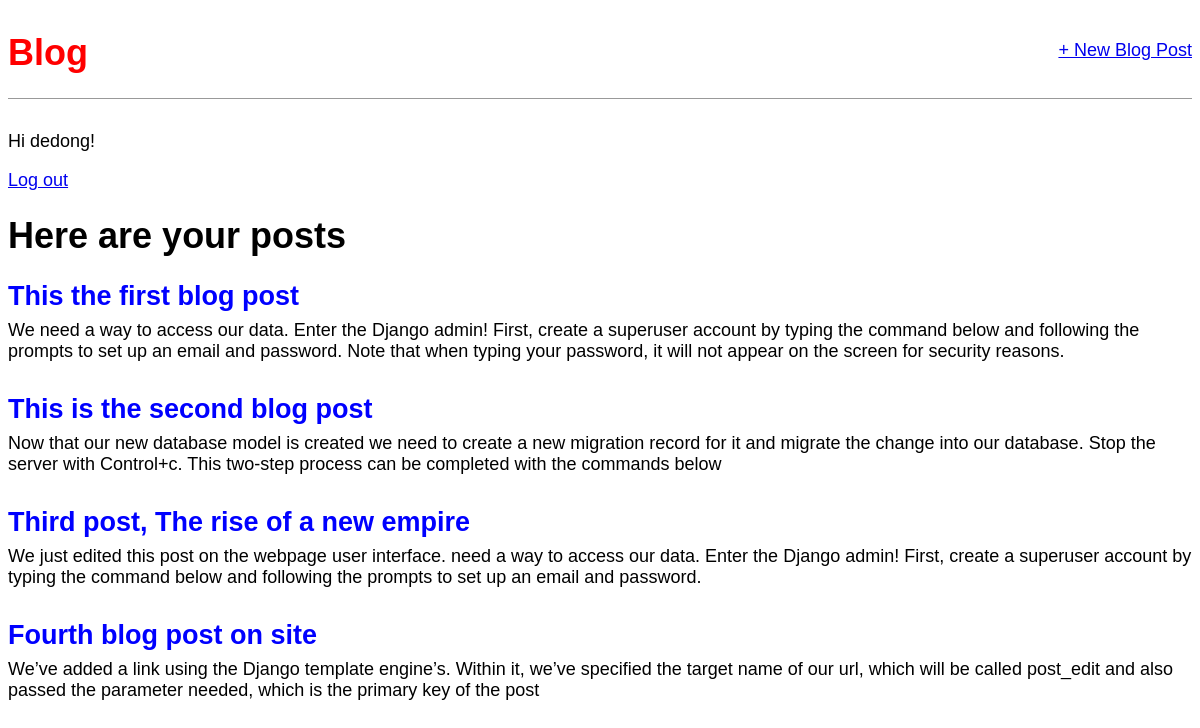
The app's page / (signed in) with its own data.
### blog/models.py (models this page shows, shortened)
class Post(models.Model):
    title = models.CharField(max_length=200)
    author = models.ForeignKey(
        "auth.User",
        on_delete=models.CASCADE,
    )
    body = models.TextField()

### blog/views.py (the view)
# urls.py: path("", BlogListView.as_view(), name="home"),
class BlogListView(ListView):
    model = Post
    template_name = "home.html"

### templates/home.html (shortened to what this page needs)
{% extends "base.html" %}
{% block body %}
<h1>Here are your posts</h1>
{% for post in post_list %}
<div class="post-entry">
    <h2><a href="{% url 'post_detail' post.pk %}">{{ post.title }}</a></h2>
    <p>{{ post.body}}</p>
</div>
{% endfor %}
{% endblock body %}

### templates/base.html (shortened to what this page needs)
{% load static %}
<!DOCTYPE html>
<html lang="en">
<head>
    <link rel="stylesheet" href="{% static 'css/base.css' %}">
</head>
<body>
    <div>
        <header>
            <div class="nav-left">
                <h1><a href="{% url 'home' %}">Blog</a></h1>
            </div>
            <div class="nav-right">
                <a href="{% url 'post_new' %}">+ New Blog Post</a>
            </div>
        </header>
        {% if user.is_authenticated %}
        <p>Hi {{ user.username }}!</p>
        <a href="{% url 'logout' %}">Log out</a>
        {% else %}
        <p>You are not logged in</p>
        <a href="{% url 'login' %}">Log In</a> |
        <a href="{% url 'signup' %}">Sign Up</a>
        {% endif %}
    </div>
    <div>
        {% block body %}
        {% endblock body %}
    </div>
</body>
</html>

### static/css/base.css (style rules this page uses)
body { font-family: sans-serif; font-size: 18px; }
header { border-bottom: 1px solid #999; margin-bottom: 2rem; display: flex; }
header h1 a { color: red; text-decoration: none; }
.nav-left { margin-right: auto; }
.nav-right, .post-edit, .post-delete { padding-top: 2rem; text-align: right; }
.post-entry { margin-bottom: 2rem; }
.post-entry h2, .post-detail h2 { margin: 0.5rem 0; }
.post-entry h2 a, .post-entry h2 a:visited { color: blue; text-decoration: none; }
.post-entry p, .post-detail p { margin: 0; font-weight: 400; }

### records on screen
Post: title "This the first blog post", body "We need a way to access our data. Enter the Django admin! First, create a superuser account by typing the command below and following the prompts to set up an email and password. Note that when typing your password, it will not appear on the screen for security reasons."
Post: title "This is the second blog post", body "Now that our new database model is created we need to create a new migration record for it and migrate the change into our database. Stop the server with Control+c. This two-step process can be completed with the commands below"
Post: title "Third post, The rise of a new empire", body "We just edited this post on the webpage user interface. need a way to access our data. Enter the Django admin! First, create a superuser account by typing the command below and following the prompts to set up an email and password."
Post: title "Fourth blog post on site", body "We’ve added a link using the Django template engine’s. Within it, we’ve specified the target name of our url, which will be called post_edit and also passed the parameter needed, which is the primary key of the post"

### other values on screen
{{ user.username }} "dedong"
